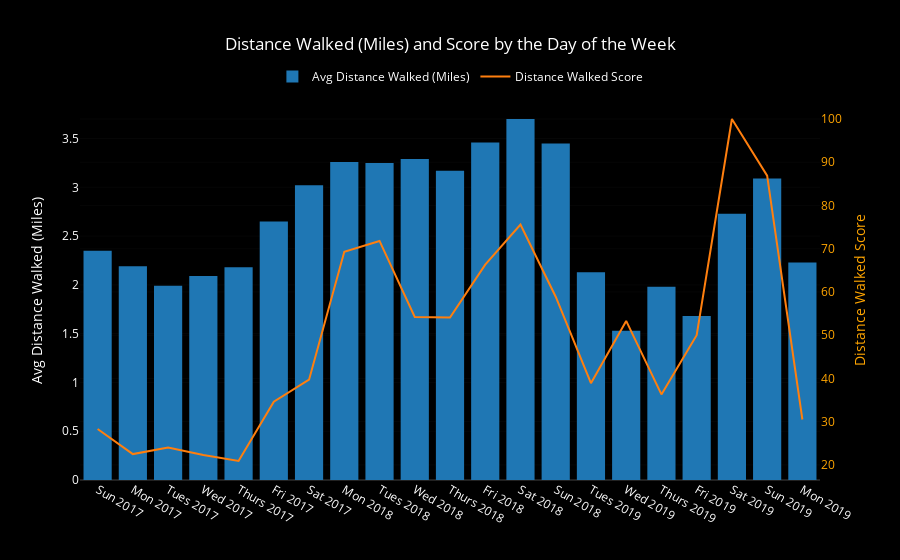

The notebook cell this image was saved under:
### Code cell
bars = go.Bar(x=dow_df.weekday_year, y=dow_df.mean_dist,
              name='Avg Distance Walked (Miles)', yaxis='y1')

score_line = go.Scatter(x=dow_df.weekday_year, y=dow_df.dist_score,
                        name='Distance Walked Score', yaxis='y2')

layout = go.Layout({'plot_bgcolor': 'black', 'paper_bgcolor': 'black',
                    'font': {'color': 'white'},
                    'legend': {'orientation': 'h', 'x': .26, 'y': 1.1},
                    'title': 'Distance Walked (Miles) and Score by the Day of the Week ',
                    'yaxis': {'title': 'Avg Distance Walked (Miles)'},
                    'yaxis2': {'title': 'Distance Walked Score',
                               'titlefont': {'color': 'orange'},
                               'tickfont': {'color': 'orange'},
                               'overlaying': 'y',
                               'side': 'right'},
                   'xaxis': {'type': '-'}})

data = [bars, score_line]
fig = go.Figure(data=data, layout=layout)
iplot(fig)

### Figure 1 — Plotly figure (JSON) as saved in the notebook; plotly's stock layout.template omitted (floating-point values rounded to 4 significant figures)
{"data": [{"name": "Avg Distance Walked (Miles)", "type": "bar", "uid": "3a75f4be-26f3-4f12-adab-b268148388af", "x": ["Sun 2017", "Mon 2017", "Tues 2017", "Wed 2017", "Thurs 2017", "Fri 2017", "Sat 2017", "Mon 2018", "Tues 2018", "Wed 2018", "Thurs 2018", "Fri 2018", "Sat 2018", "Sun 2018", "Tues 2019", "Wed 2019", "Thurs 2019", "Fri 2019", "Sat 2019", "Sun 2019", "Mon 2019"], "y": [2.35, 2.19, 1.99, 2.09, 2.18, 2.65, 3.02, 3.26, 3.25, 3.29, 3.17, 3.46, 3.7, 3.45, 2.13, 1.53, 1.98, 1.68, 2.73, 3.09, 2.23], "yaxis": "y"}, {"name": "Distance Walked Score", "type": "scatter", "uid": "e7d83084-1e6d-490a-9c75-451df48c9f3c", "x": ["Sun 2017", "Mon 2017", "Tues 2017", "Wed 2017", "Thurs 2017", "Fri 2017", "Sat 2017", "Mon 2018", "Tues 2018", "Wed 2018", "Thurs 2018", "Fri 2018", "Sat 2018", "Sun 2018", "Tues 2019", "Wed 2019", "Thurs 2019", "Fri 2019", "Sat 2019", "Sun 2019", "Mon 2019"], "y": [28.3, 22.5, 24, 22.3, 20.9, 34.6, 39.7, 69.3, 71.8, 54.2, 54.1, 66.3, 75.6, 58.9, 38.9, 53.3, 36.3, 50, 100, 86.9, 30.5], "yaxis": "y2"}], "layout": {"font": {"color": "white"}, "legend": {"orientation": "h", "x": 0.26, "y": 1.1}, "paper_bgcolor": "black", "plot_bgcolor": "black", "title": {"text": "Distance Walked (Miles) and Score by the Day of the Week "}, "xaxis": {"type": "-"}, "yaxis": {"title": {"text": "Avg Distance Walked (Miles)"}}, "yaxis2": {"overlaying": "y", "side": "right", "tickfont": {"color": "orange"}, "title": {"font": {"color": "orange"}, "text": "Distance Walked Score"}}}}
